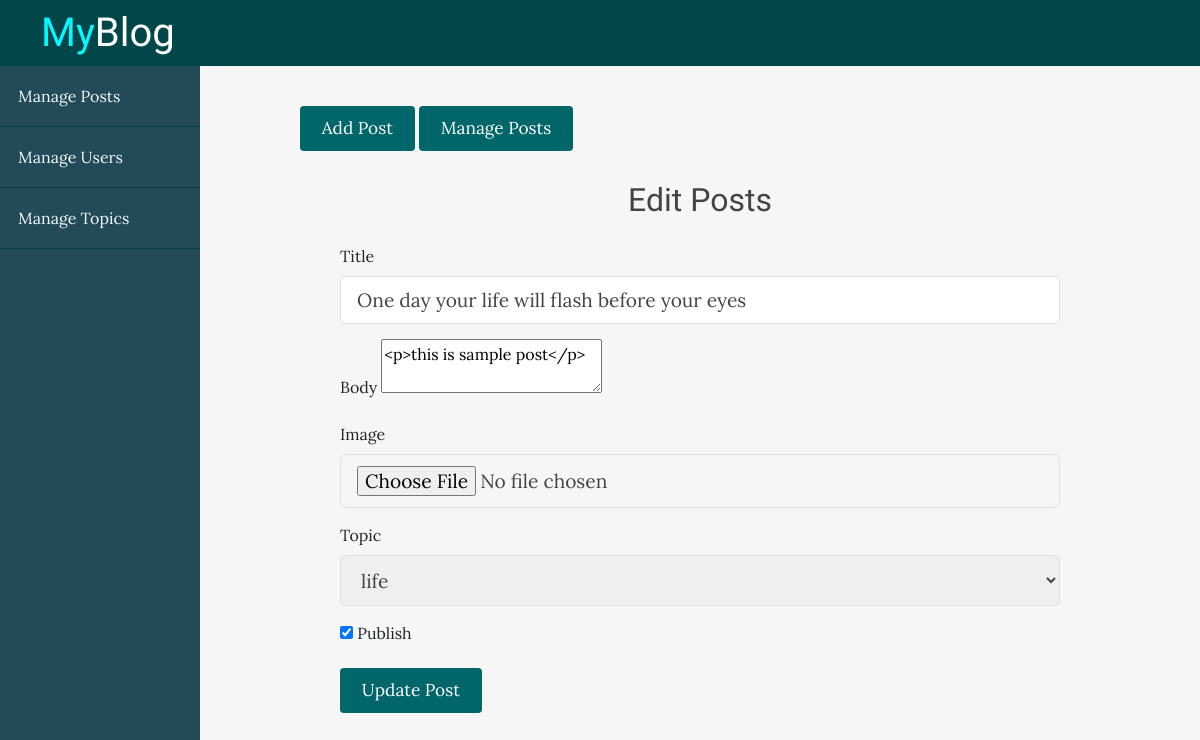
Screenshot of /blog/admin/posts/edit.php?id=13 with the database file from the repository.
### tables this page shows
CREATE TABLE `posts` (
  `id` int(11) NOT NULL,
  `user_id` int(11) NOT NULL,
  `topic_id` int(11) DEFAULT NULL,
  `title` varchar(255) NOT NULL,
  `image` varchar(255) NOT NULL,
  `body` text NOT NULL,
  `published` tinyint(4) NOT NULL,
  `created_at` datetime NOT NULL DEFAULT current_timestamp()
);

### blog/app/database/db.php (called while the page is built, shortened)
<?php
    require('connect.php');
    function executeQuery($sql, $data){
        global $conn;
        $stmt = $conn->prepare($sql);
        $values = array_values($data);
        $types = str_repeat('s', count($values));
        $stmt->bind_param($types, ...$values);
        $stmt->execute();
        return $stmt;
    }
    function selectAll($table, $conditions = []){
        global $conn;
        $sql = "SELECT * FROM $table";
        if(empty($conditions)){
            $stmt = $conn->prepare($sql);
            $stmt->execute();
            $records = $stmt->get_result()->fetch_all(MYSQLI_ASSOC);
            return $records;
        }
    }
    function selectOne($table, $conditions){
        $sql = "SELECT * FROM $table";
        $i = 0;
        foreach($conditions as $key => $value){
            if($i === 0){
                $sql = $sql . " WHERE $key=?";
            }else{
                $sql = $sql . " AND $key=?";
            }
            $i++;
        }
        $sql = $sql . " LIMIT 1";
        $stmt = executeQuery($sql, $conditions);
        $records = $stmt->get_result()->fetch_assoc();
        return $records;
    }
?>

### blog/app/controllers/posts.php (called while the page is built, shortened)
<?php
include(ROOT_PATH . "/app/database/db.php");
$table = 'posts';
$topics = selectAll('topics');
if(isset($_GET['id'])){
    $post = selectOne($table, ['id' => $_GET['id']]);
    $title = $post['title'];
    $body = $post['body'];
    $topic_id = $post['topic_id'];
}

### blog/admin/posts/edit.php (the view, shortened to what this page needs)
<?php include(ROOT_PATH . "/app/controllers/posts.php"); ?>
<!DOCTYPE html>
<html lang="en">
<head>
    <link rel="stylesheet" href="https://maxcdn.bootstrapcdn.com/bootstrap/4.3.1/css/bootstrap.min.css">
    <link rel="stylesheet" href="https://use.fontawesome.com/releases/v5.6.3/css/all.css">
    <link rel="stylesheet" href="../../assets/css/style.css">
    <link rel="stylesheet" href="../../assets/css/admin.css">
</head>
<body>
    <?php include(ROOT_PATH . "/app/includes/adminHeader.php"); ?>
    <div class="admin-wrapper">
        <?php include(ROOT_PATH . "/app/includes/adminSidebar.php"); ?>
        <div class="admin-content">
            <div class="button-group">
                <a href="create.php" class="btn btn-big">Add Post</a>
                <a href="index.php" class="btn btn-big">Manage Posts</a>
            </div>
            <div class="content">
                <h2 class="page-title">Edit Posts</h2>
                <form action="create.php" method="post" enctype="multipart/form-data">
                    <div>
                        <label>Title</label>
                        <input type="text" name="title" value="<?php echo $title; ?>" class="text-input">
                    </div>
                    <div>
                        <label>Body</label>
                        <textarea name="body" id="body" ><?php echo $body; ?></textarea>
                    </div>
                    <div>
                        <label>Image</label>
                        <input type="file" name="image" class="text-input">
                    </div>
                    <div>
                        <label>Topic</label>
                        <select name="topic_id" class="text-input">
                            <?php foreach ($topics as $key => $topic): ?>
                                <?php if(!empty($topic_id) && $topic_id == $topic['id']): ?>
                                    <option selected value="<?php echo $topic['id']; ?>"><?php echo $topic['name']; ?></option>
                                <?php else: ?>
                                    <option value="<?php echo $topic['id']; ?>"><?php echo $topic['name']; ?></option>
                                <?php endif; ?>
                            <?php endforeach; ?>
                        </select>
                    </div>
                    <div>
                    <?php if(empty($published) && $published == 0): ?>
                        <label>
                            <input type="checkbox" name="published">
                            Publish
                        </label>
                    <?php else: ?>
                        <label>
                            <input type="checkbox" name="published" checked>
                            Publish
                        </label>
                    <?php endif; ?>
                    </div>
                    <div>
                        <button type="submit" name="update-post" class="btn btn-big">Update Post</button>
                    </div>
                </form>
            </div>
        </div>
    </div>
</body>
</html>

### blog/assets/css/style.css (style rules this page uses)
* { box-sizing: border-box; }
html, body { height: 100%; padding: 0; margin: 0; background: #f6f6f6; font-family: 'Lora', serif; }
h1, h2, h3, h4, h5, h6 { font-family: 'Candal', serif; color: #444; margin: 5px; }
a { text-decoration: none; color: inherit; }
.btn { padding: 0.5rem 1rem; background: #006669; color: white; border: 1px solid transparent; font-size: 1.08em; font-family: 'Lora', serif; }
.btn-big { padding: 0.7rem 1.3rem; line-height: 1.3rem; }
.text-input { padding: .7rem 1rem; display: block; width: 100%; border-radius: 5px; border: 1px solid #e0e0e0; outline: none; color: #444; line-height: 1.5rem; font-size: 1.2em;; font-family: 'Lora', serif; }
.content { width: 90%; margin: 30px auto 30px; }

### blog/assets/css/admin.css (style rules this page uses)
.admin-wrapper { display: flex; height: calc(100% - 66px); }
.admin-wrapper .admin-content { flex: 8; height: 100%; padding: 40px 100px 100px; overflow-y: scroll; }
.admin-content .page-title { text-align: center; margin-bottom: 1.5rem; }
form div { margin-bottom: 15px; }

### rows the page displays
posts: title "One day your life will flash before your eyes", body "<p>this is sample post</p>"

### other values shown
form field topic_id "life"
